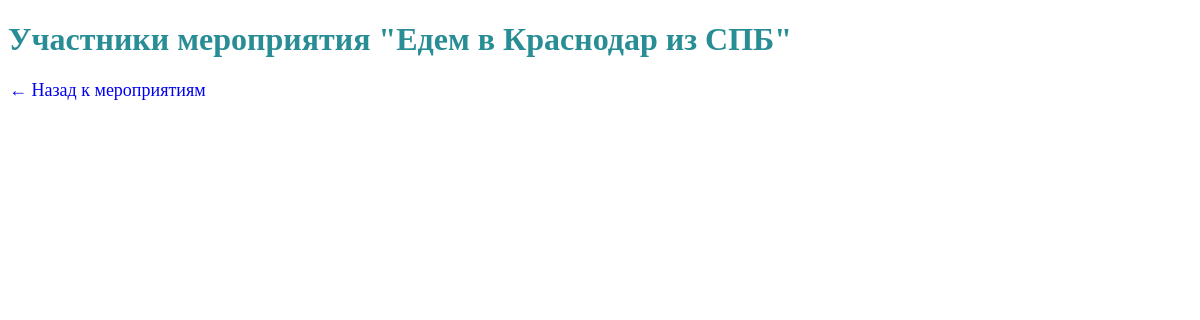
Page /events/2/participants/ on the earlier database version.
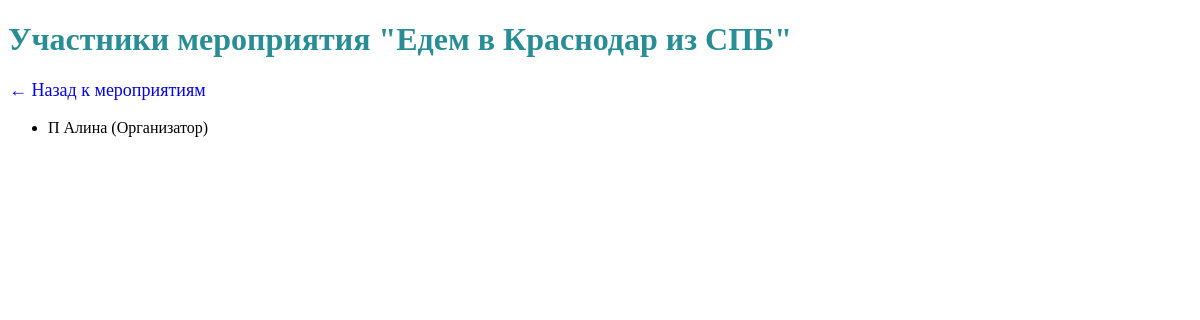
Same page on the later database version.
### travel_club/models.py (models this page shows, shortened)
class Event(models.Model):
    statuses = (
        ('completed', 'Проведено'),
        ('planned', 'Запланировано'),
        ('in_progress', 'В разработке'),
    )
    levels = (
        ('hard', 'Сложный'),
        ('medium', 'Средний'),
        ('easy', 'Для новичков'),
    )
    event_type = models.CharField(max_length=50, verbose_name="Тип мероприятия")
    name = models.CharField(max_length=200,verbose_name="Название")
    is_multi_day = models.BooleanField(default=False, verbose_name="Многодневный")
    planned_date = models.DateField(verbose_name="Запланированная дата")
    actual_date = models.DateField(blank=True, null=True, verbose_name="Фактическая дата")
    status = models.CharField(max_length=20, choices=statuses,verbose_name="Статус")
    difficulty = models.CharField(max_length=20, choices=levels, verbose_name="Сложность")
    price = models.DecimalField(max_digits=10, decimal_places=2,verbose_name="Стоимость")
    comment = models.TextField(blank=True, null=True,verbose_name="Описание")
    participants = models.ManyToManyField(User, through='EventParticipation', verbose_name="Участники мероприятия")
    class Meta:
        verbose_name = "Мероприятие"
        verbose_name_plural = "Мероприятия"

class EventParticipation(models.Model):
    user = models.ForeignKey(User, on_delete=models.CASCADE, verbose_name="Имя")
    event = models.ForeignKey(Event, on_delete=models.CASCADE, verbose_name="Мероприятие")
    is_organizer = models.BooleanField(default=False, verbose_name="Организатор")
    class Meta:
        unique_together = ('user', 'event')
        verbose_name = "Участие в мероприятиях"
        verbose_name_plural = "Участие в мероприятиях"

class User(models.Model):
    types = (
        ('admin', 'Администратор'),
        ('organizer', 'Организатор'),
        ('participant', 'Участник'),
    )
    first_name = models.CharField(max_length=120, verbose_name="Имя", blank=True,null=True)
    last_name = models.CharField(max_length=120,verbose_name="Фамилия",blank=True,null=True)
    user_type = models.CharField(max_length=20, choices=types, default='participant',verbose_name="Роль")
    phone = models.CharField(max_length=20, blank=True, null=True, verbose_name="Номер")
    email = models.EmailField(blank=True, null=True, verbose_name="Почта")
    card = models.OneToOneField('ClubCard', on_delete=models.CASCADE,verbose_name="Клубная карта", blank=True, null=True)
    class Meta:
        verbose_name = "Пользователь"
        verbose_name_plural = "Пользователи"

### travel_club/views.py (the view)
# urls.py: re_path(r'^events/(?P<event_id>\d+)/participants/$', travel_views.event_participants, name='event_participants'),
def event_participants(request, event_id):
    event = get_object_or_404(Event, id=event_id)
    participants = event.eventparticipation_set.select_related('user').all()
    return render(request, 'event_participants.html', {
        'event': event,
        'participants': participants
    })

### templates/event_participants.html
{% extends "base.html" %}
{% block content %}
<h1>Участники мероприятия "{{ event.name }}"</h1>
<p><a href="{% url 'events' %}">← Назад к мероприятиям</a></p>
<ul>
    {% for p in participants %}
    <li>
        {{ p.user.last_name }} {{ p.user.first_name }}
        ({{ p.is_organizer|yesno:"Организатор,Участник" }})
    </li>
    {% endfor %}
</ul>
{% endblock %}

### templates/base.html (shortened to what this page needs)
<!DOCTYPE html>
<html>
    <head>
    </head>
    <div class ="container">
        {% block content %}
        {% endblock content %}
    </div>
</html>

### templates/base.html (style rules this page uses)
h1 { color:#288d94; }
p { font-size: large; }
a { outline: none; text-decoration: none; padding: 2px 1px 0; }

Differences in the rows shown:
added EventParticipation: user.last_name "П", user.first_name "Алина", is_organizer "Организатор"
